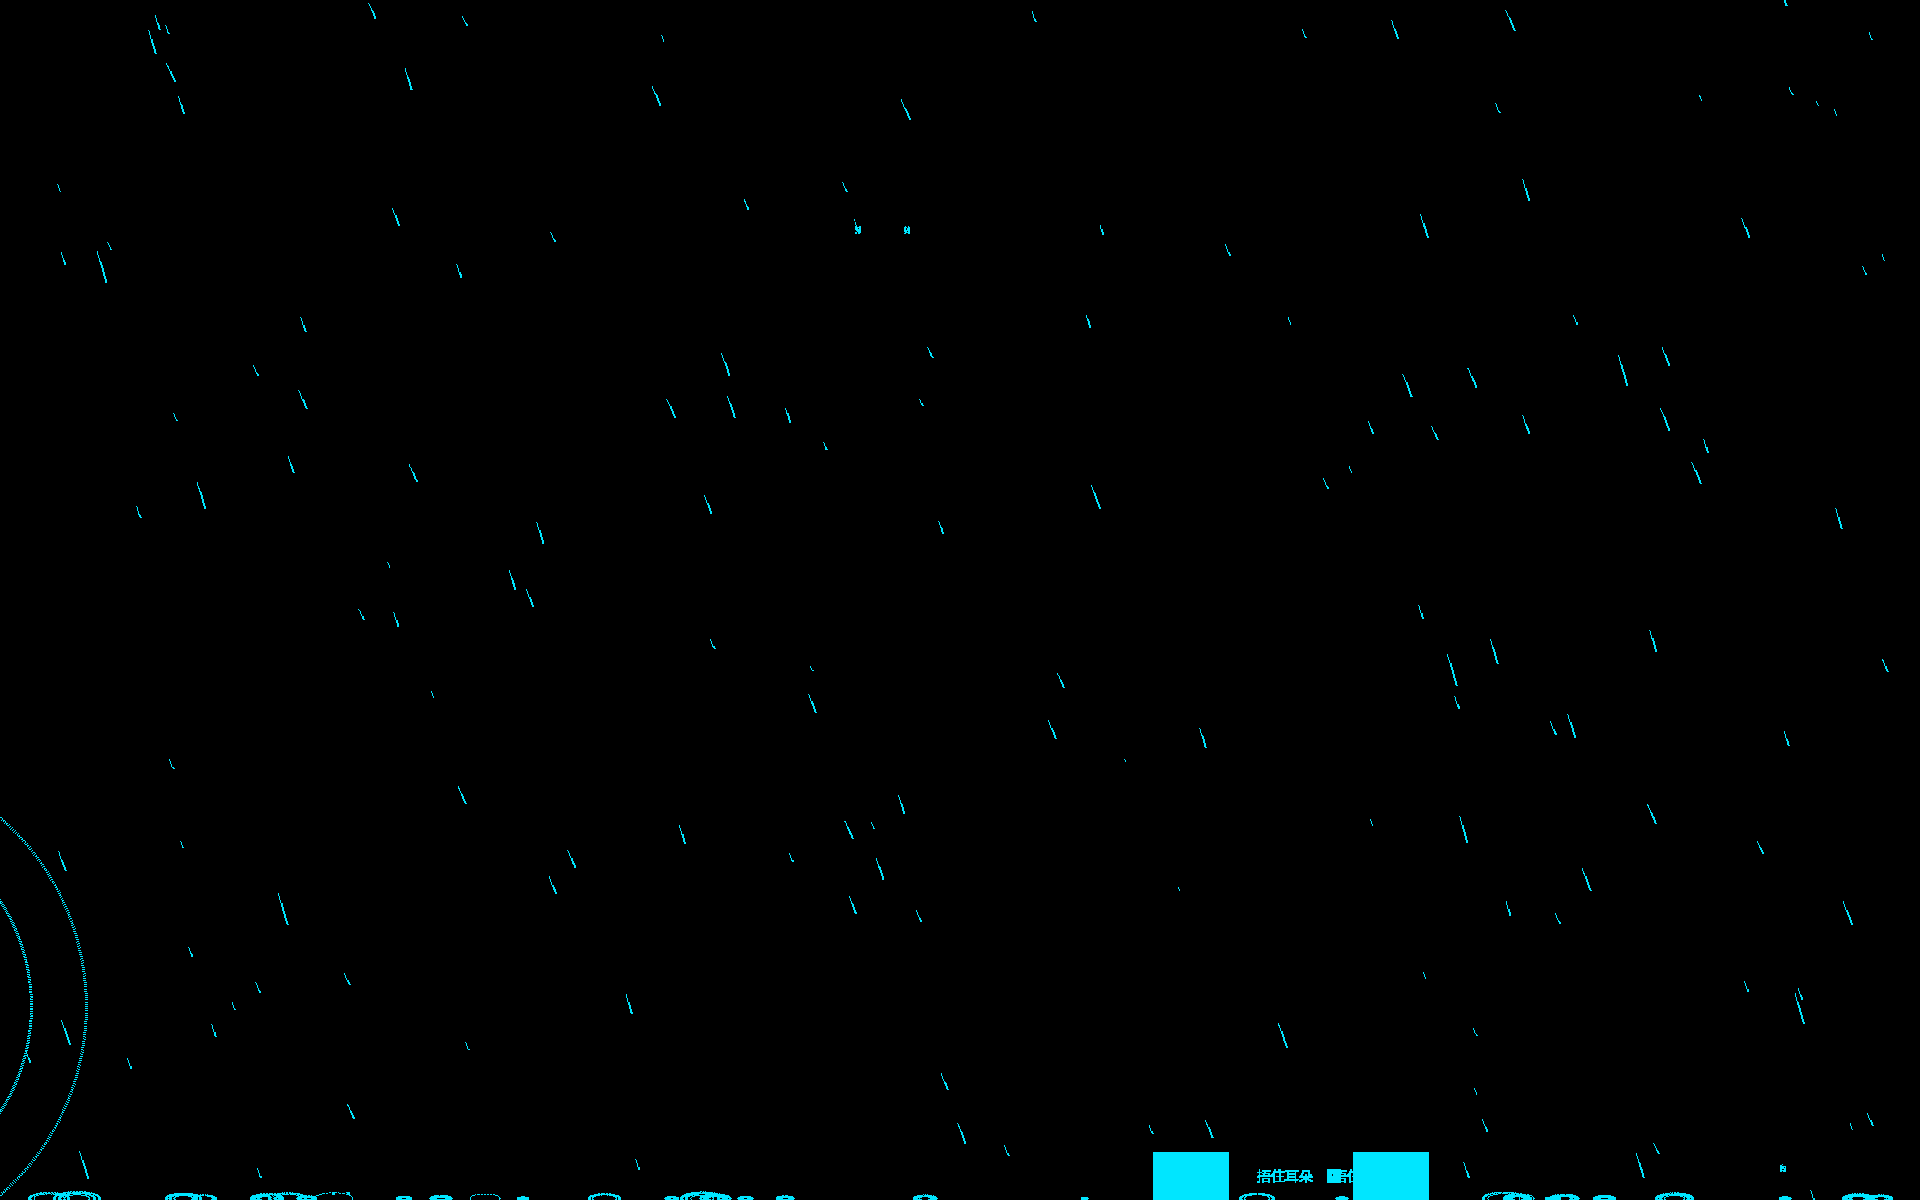

Generate this figure with Python:
# -*- coding: utf-8 -*-
"""把 A/B 帧差做成增强图，方便肉眼判断是否真有雨在动。"""
import os, numpy as np
from PIL import Image
ROOT = os.path.dirname(os.path.abspath(__file__))
A = np.asarray(Image.open(os.path.join(ROOT, "_diag_A.png")).convert("RGB")).astype(np.int16)
B = np.asarray(Image.open(os.path.join(ROOT, "_diag_B.png")).convert("RGB")).astype(np.int16)
diff = np.abs(A - B).astype(np.uint8)
# 增强：任何通道>0 都标成亮青色，便于看见
enh = np.zeros_like(diff)
chg = diff.sum(axis=2)
enh[chg>0] = [0, 230, 255]
Image.fromarray(enh).save(os.path.join(ROOT, "_diag_diff.png"))
print("saved _diag_diff.png ; 变化像素:", int((chg>0).sum()))
